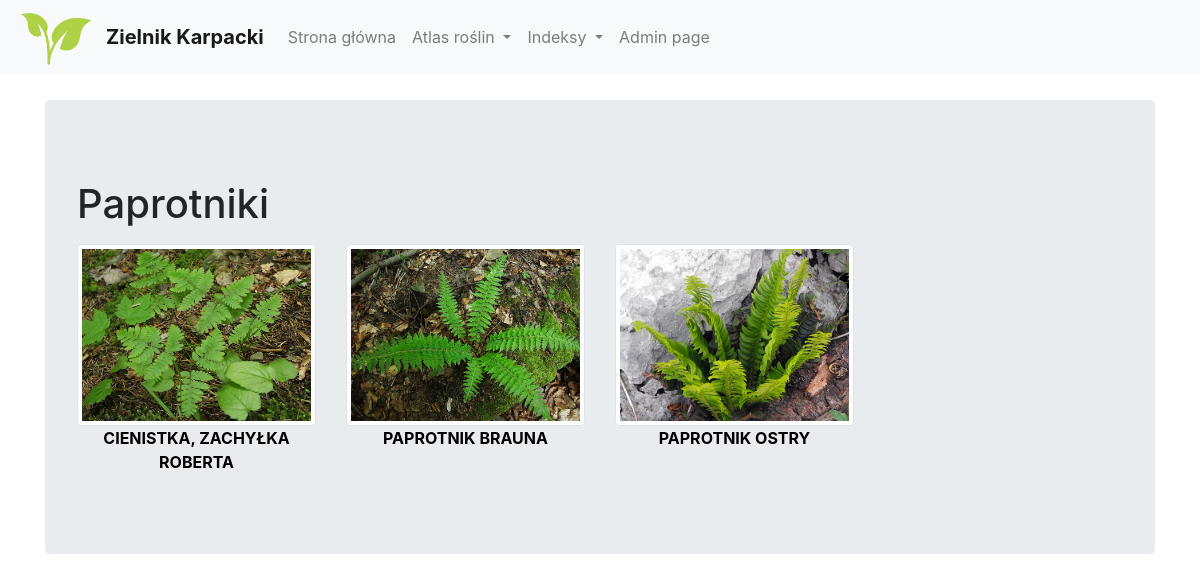
Screenshot of /basic_app/atlasPaprotniki with the database file from the repository.
### basic_app/models.py (models this page shows, shortened)
class Roslina(models.Model):
    bezbarwny = 'bb'
    biały = 'bi'
    brązowy = 'br'
    czerwony = 'cz'
    fioletowy = 'fi'
    niebieski = 'nb'
    pomarańczowy = 'po'
    różowy = 'ro'
    zielony = 'gr'
    żółty = 'zo'
    kolory = (
        (bezbarwny, 'bezbarwny'),
        (biały, 'biały'),
        (brązowy, 'brązowy'),
        (czerwony, 'czerwony'),
        (fioletowy, 'fioletowy'),
        (niebieski, 'niebieski'),
        (pomarańczowy, 'pomarańczowy'),
        (różowy, 'różowy'),
        (zielony, 'zielony'),
        (żółty, 'żółty'),
    )
    styczen = '01'
    luty = '02'
    marzec = '03'
    kwiecien = '04'
    maj = '05'
    czerwiec = '06'
    lipiec = '07'
    sierpien = '08'
    wrzesien = '09'
    pazdziernik = '10'
    listopad = '11'
    grudzien = '12'
    kwitnienie = (
        ('styczen', 'styczeń'),
        ('luty', 'luty'),
        ('marzec', 'marzec'),
        ('kwiecien', 'kwiecień'),
        ('maj', 'maj'),
        ('czerwiec', 'czerwiec'),
        ('lipiec', 'lipiec'),
        ('sierpien', 'sierpień'),
        ('wrzesien', 'wrzesień'),
        ('pazdziernik', 'pażdziernik'),
        ('listopad', 'listopad'),
        ('grudzien', 'grudzie'),
    )
    TAK_NIE = (
        ('y', 'Tak'),
        ('n', 'Nie')
    )
    rodziny = (
        ('Agres', 'Agrestowate'),
        ('Amary', 'Amarylkowate'),
        ('Arali', 'Araliowate'),
        ('Astro', 'Astrowate (Złożone)'),
        ('Babko', 'Babkowate'),
        ('Bagni', 'Bagnicowate'),
        ('Balda', 'Baldaszkowate (Selerowate)'),
        ('Bazyn', 'Bażynowate'),
        ('Berbe', 'Berberysowate'),
        ('Bobow', 'Bobowate (Motylkowate)'),
        ('Bobrk', 'Bobrkowate'),
        ('Bodzi', 'Bodziszkowate'),
        ('Brzoz', 'Brzozowate'),
        ('Bukow', 'Bukowate'),
        ('Cisow', 'Cisowate'),
        ('Cypry', 'Cyprysowate'),
        ('Czyst', 'Czystkowate (Posłonkowate)'),
        ('Deren', 'Dereniowate'),
        ('Dynio', 'Dyniowate'),
        ('Dziew', 'Dziewięciornikowate'),
        ('Dziur', 'Dziurawcowate'),
        ('Dzwon', 'Dzwonkowate'),
        ('Fiolk', 'Fiołkowate'),
        ('Gazew', 'Gązewnikowate'),
        ('Goryc', 'Goryczkowate'),
        ('Gozdz', 'Goździkowate'),
        ('Grubo', 'Gruboszowate'),
        ('Grusz', 'Gruszyczkowate'),
        ('Grzyb', 'Grzybieniowate'),
        ('Jaskr', 'Jaskrowate'),
        ('Jasno', 'Jasnotowate (Wargowe)'),
        ('Jezog', 'Jeżogłowkowate'),
        ('Kania', 'Kaniankowate'),
        ('Kapus', 'Kapustowate(Krzyżowe)'),
        ('Kaszt', 'Kasztanowcowate'),
        ('Klono', 'Klonowate'),
        ('Kloko', 'Kłokoczkowate'),
        ('Kokor', 'Kokornakowate'),
        ('Komos', 'Komosowate'),
        ('Konop', 'Konopiowate'),
        ('Kosac', 'Kosaćcowate'),
        ('Kozlk', 'Kozłkowate'),
        ('Krwaw', 'Krwawnicowate'),
        ('Krzyz', 'Krzyżowe(Kapustowate)'),
        ('Krzyp', 'Krzyżownicowate'),
        ('Leszc', 'Leszczynowate'),
        ('Lilio', 'Liliowate'),
        ('Lipow', 'Lipowate'),
        ('Lnowa', 'Lnowate'),
        ('Laczn', 'Łączniowate'),
        ('Makow', 'Makowate'),
        ('Marza', 'Marzanowate'),
        ('Motyl', 'Motylkowate(Bobowate)'),
        ('Nasie', 'Nasiężrzałowate'),
        ('Nieci', 'Niecierpkowate'),
        ('Obraz', 'Obrazkowate'),
        ('Ogore', 'Ogórecznikowate'),
        ('Oliwk', 'Oliwkowate'),
        ('Orlic', 'Orlicowate'),
        ('Tamar', 'Tamaryszkowate'),
        ('Toino', 'Toinowate'),
        ('Trawy', 'Trawy (Wiechlinowate)'),
        ('Tredo', 'Trędownikowate'),
        ('Troje', 'Trojeściowate'),
        ('Trzmi', 'Trzmielinowate'),
        ('Turzy', 'Turzycowate'),
        ('Wargo', 'Wargowe (Jasnotowate)'),
        ('Wawrz', 'Wawrzynkowate'),
        ('Werbe', 'Werbenowate'),
        ('Wiazo', 'Wiązowate'),
        ('Widli', 'Widliczkowate'),
        ('Widla', 'Widłakowate'),
        ('Wiech', 'Wiechlinowate (Trawy)'),
        ('Wielo', 'Wielosiłowate'),
        ('Wierz', 'Wierzbowate'),
        ('Wiesi', 'Wiesiołkowate'),
        ('Wietl', 'Wietlicowate'),
        ('Wilcz', 'Wilczomleczowate'),
        ('Winor', 'Winoroślowate'),
        ('Wodni', 'Wodnikowate'),
        ('Wrzos', 'Wrzosowate'),
        ('Zachy', 'Zachylnikowate'),
        ('Zanok', 'Zanokcicowate'),
        ('Zaraz', 'Zarazowate'),
        ('Zlozo', 'Złożone (Astrowate)'),
        ('Zabie', 'Żabieńcowate'),
        ('Zabis', 'Żabiściekowate'),
        ('Palko', 'Pałkowate'),
        ('Papro', 'Paprotkowate'),
        ('Papre', 'Paprotnikowate'),
        ('Pierw', 'Pierwiosnkowate'),
        ('Pizma', 'Piżmaczkowate'),
        ('Plywa', 'Pływaczowate'),
        ('Podrz', 'Podrzeniowate'),
        ('Pokrz', 'Pokrzywowate'),
        ('Poryb', 'Poryblinowate'),
        ('Poslo', 'Posłonkowate (Czystkowate)'),
        ('Powoj', 'Powojowate'),
        ('Przew', 'Przewiertniowate'),
        ('Przes', 'Przęstkowate'),
        ('Psian', 'Psiankowate'),
        ('Rdest', 'Rdestnicowate'),
        ('Rdest', 'Rdestowate'),
        ('Rezed', 'Rezedowate'),
        ('Rokit', 'Rokitnikowate'),
        ('Rosic', 'Rosiczkowate'),
        ('Rozow', 'Różowate'),
        ('Rzeso', 'Rzęsowate'),
        ('Rzesl', 'Rzęślowate'),
        ('Sanda', 'Sandałowcowate'),
        ('Seler', 'Selerowate (Baldaszkowe)'),
        ('Sitow', 'Sitowate'),
        ('Skaln', 'Skalnicowate'),
        ('Skrzy', 'Skrzypowate'),
        ('Sosno', 'Sosnowate'),
        ('Storc', 'Storczykowate'),
        ('Szakl', 'Szakłakowate'),
        ('Szarl', 'Szarłatowate'),
        ('Szcza', 'Szczawikowate'),
        ('Szcze', 'Szczeciowate'),
        ('Szors', 'Szorstkolistne'),
        ('Slazo', 'Ślazowate'),
        ('Swibk', 'Świbkowate'),
    )
    kategorie = (
        ('pap', 'Paprotniki'),
        ('drz', 'Drzewa Krzewy Krzewinki'),
        ('tra', 'Turzycowate Trawy'),
        ('bia', 'Zielne - Kwiaty białe'),
        ('zol', 'Zielne - Kwiaty żółte'),
        ('cze', 'Zielne - Kwiaty czerwone'),
    )
    pietra = (
        ('pog', 'Piętro pogórza'),
        ('dol', 'Piętro regla dolnego'),
        ('gor', 'Piętro regla górnego'),
        ('kos', 'Piętro kosodrzewiny'),
        ('hal', 'Piętro halne'),
        ('tur', 'Piętro turniowe'),
        ('pol', 'Piętro połonin (Bieszczady)'),
    )
    id_rosliny = models.AutoField(primary_key=True)
    nazwa_polska = models.CharField(max_length=256,unique=True)
    nazwa_lacinska = models.CharField(max_length=256)
    opis = models.TextField()
    wystepowanie = models.TextField(null=True,blank=True)
    kategoria = models.CharField(max_length=3,choices=kategorie,null=True,blank=True)
    rodzina = models.CharField(max_length=5,choices=rodziny,null=True,blank=True)
    kolor_kwiatow = models.CharField(max_length=2,choices=kolory,null=True,blank=True)
    chronione = models.CharField(max_length=1,choices=TAK_NIE,default='n',blank=True)
    endemity = models.CharField(max_length=1,choices=TAK_NIE,default='n',blank=True)
    czerwona_księga = models.CharField(max_length=1,choices=TAK_NIE,default='n',blank=True)
    lecznicze = models.CharField(max_length=1,choices=TAK_NIE,default='n',blank=True)
    trujace = models.CharField(max_length=1,choices=TAK_NIE,default='n',blank=True)
    pasozytnicze = models.CharField(max_length=1,choices=TAK_NIE,default='n',blank=True)
    owadozerne = models.CharField(max_length=1,choices=TAK_NIE,default='n',blank=True)
    pietro_roslinnosci = models.CharField(max_length=3,choices=pietra,null=True,blank=True)
    data = models.DateField()
    class Meta:
        verbose_name_plural = 'Rośliny'
    def __str__(self):
        return self.nazwa_polska

class Images(models.Model):
    TAK_NIE = (
        ('y', 'Tak'),
        ('n', 'Nie')
    )
    nazwa_polska = models.ForeignKey(Roslina, related_name='images', on_delete=models.CASCADE)
    image = models.ImageField(max_length=255, upload_to=generate_filename)
    zdjecie_glowne = models.CharField(max_length=1,choices=TAK_NIE,default='n')

### basic_app/views.py (the view)
class AtlasPaprotniki(TemplateView):
    template_name='basic_app/atlas.html'
    def get_context_data(self, **kwargs):
         context = super(AtlasPaprotniki, self).get_context_data(**kwargs)
         roslinki = models.Roslina.objects.filter(kategoria='pap').order_by(Lower('nazwa_polska'))
         context['rosliny'] = roslinki
         return context

### basic_app/templates/basic_app/atlas.html (shortened to what this page needs)
{% extends "base.html" %}
{% load static %}
{% block body_block %}
  <div class="jumbotron">
      <p>
        <h1>
          {% if rosliny %}
          {{rosliny.last.get_kategoria_display}}
          {% else %}
          <h2>Aktualnie brak roślin do wyświetlenia</h2>
          {% endif %}
        </h1>
    </p>
        {% if rosliny %}
            <div class="row">
            {% for ros in rosliny %}
                  {% for zdjecie in ros.images.all %}
                  {% if zdjecie.zdjecie_glowne == 'y' %}
                    <div class="col-lg-3 galeria">
                      <a href="widokRosliny/{{ ros.id_rosliny }}/">
                        <img src="{{ zdjecie.image.url }}" alt="brak zdjecia" class="img-thumbnail zoom">
                        <p class="noactive"><strong>{{ zdjecie.nazwa_polska }}</strong></p>
                    </a>
                    </div>
                        {% endif %}
                  {% endfor %}
            {% endfor %}
          </div>
        {% endif %}
  </div>
{% endblock %}

### basic_app/templates/basic_app/atlas.html (style rules this page uses)
.galeria { text-align: center; }
.zoom { transition: transform .2s; }
.noactive { color:black; text-decoration: none; }

### rows the page displays
Roslina: last.kategoria "Paprotniki"
Images: image (picture), nazwa_polska "CIENISTKA, ZACHYŁKA ROBERTA"
Images: image (picture), nazwa_polska "PAPROTNIK BRAUNA"
Images: image (picture), nazwa_polska "PAPROTNIK OSTRY"
